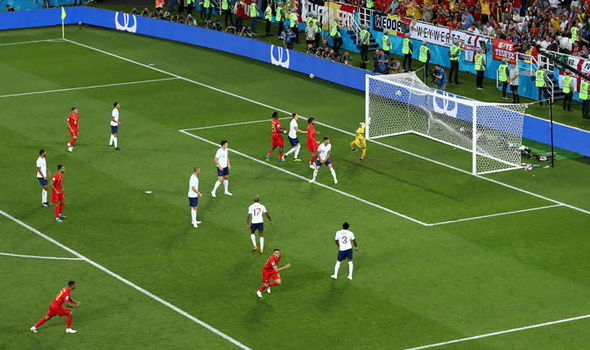
#> input picture open_cv_ex/football_image.jpg, 590 x 350 px
$ python abhishek_dominating_color.py
#> lines starting #> are read from the running program, lines starting #| are printed output that depends on the picture
import numpy as np
import matplotlib.pyplot as plt
import cv2 as cv
import collections

img = cv.imread('football_image.jpg', 1)
#> img is the input picture: shape (350, 590, 3); mean B, G, R 62.9, 112.9, 87
# [7 lines of commented-out code are left out]

row, col, channel = img.shape
#> row = 350; col = 590; channel = 3
data = img.reshape(row * col, channel)  # reshape as matrix[row*col,channel]

from sklearn.cluster import KMeans

K_cluster = KMeans(n_clusters=4)

K_cluster.fit(data)
label, freq = np.unique(K_cluster.labels_, return_counts=True)  # find frequency of each cluster
max_freq = np.argmax(freq)  # find index of maximum frequency

dom_label = label[max_freq]  # label corresponding to maximum frequency

dom_color = K_cluster.cluster_centers_[dom_label]  # cluster center pertaining to dominant color label
img[0:80, 270:400] = dom_color.astype('uint8')  # R, G, B value pertaining to dominant cluster center  (8 bit channel)
cv.putText(img, 'Dominant Color:', (10, 25), cv.FONT_HERSHEY_DUPLEX, 1, (0, 0, 255), 2)
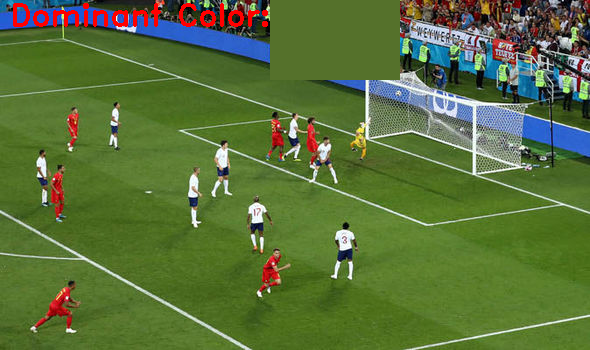
#> img: shape (350, 590, 3); mean B, G, R 58.5, 112.9, 89.4
cv.imshow('image', img)
cv.waitKey(0)
cv.destroyAllWindows()
